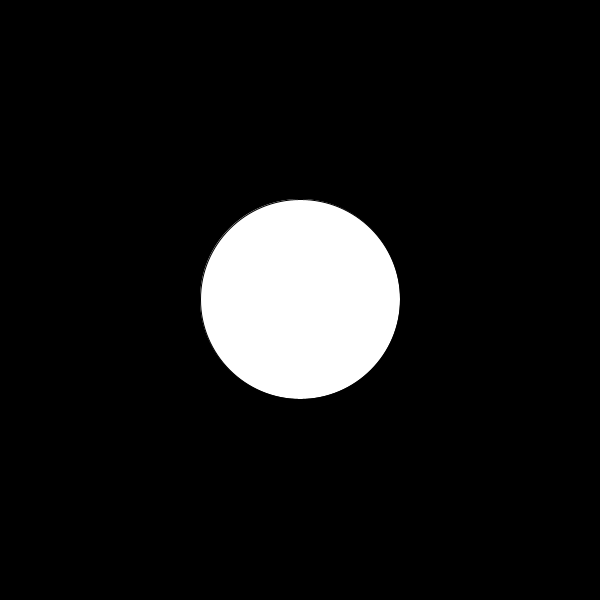
Frame 1 (no input)
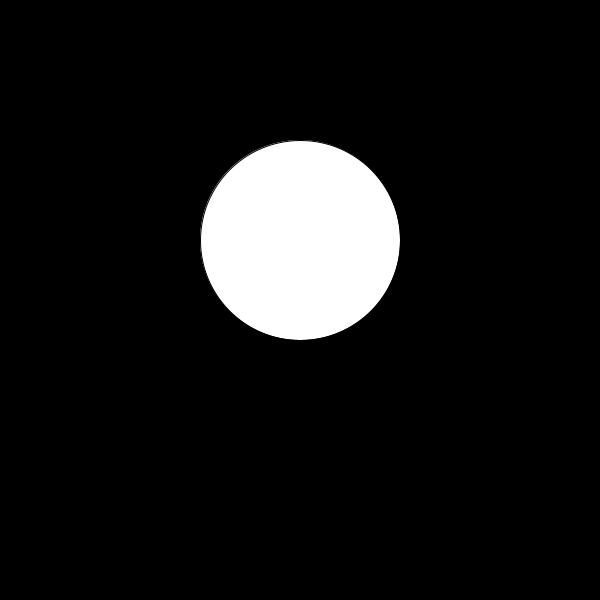
Frame 60 (the mouse pressed at the canvas centre just before this capture)
Frame 120 (the mouse held since frame 60 and released just before this capture): identical to frame 60, image omitted

The Processing sketch that drew these frames (run headless with seeded random() and noise(); from frame 60 on, the mouse is pressed at the canvas centre):

// Processing sketch: prac10
// ── prac10.pde
float dim, rad, y, vel, x, dir;
void setup() {
  size(600, 600);
  smooth();
  background(0);
  dim = 200;
  rad = dim/2;
  y = height/2;
  x = width/2;
  dir = -1;
  vel = 1;
}

void draw() {
  background(0);
  y += vel * dir;
  ellipse(x, y, dim, dim);
  if (y > width-rad){
     dir = -1; 
  }else if (y < rad){
     dir = 1; 
  }
}

void mousePressed(){
   if (dist(mouseX,mouseY,x,y) < rad){
      if (vel == 1){
         vel = 0;
      } else{
         vel = 1; 
      }
   }
}
